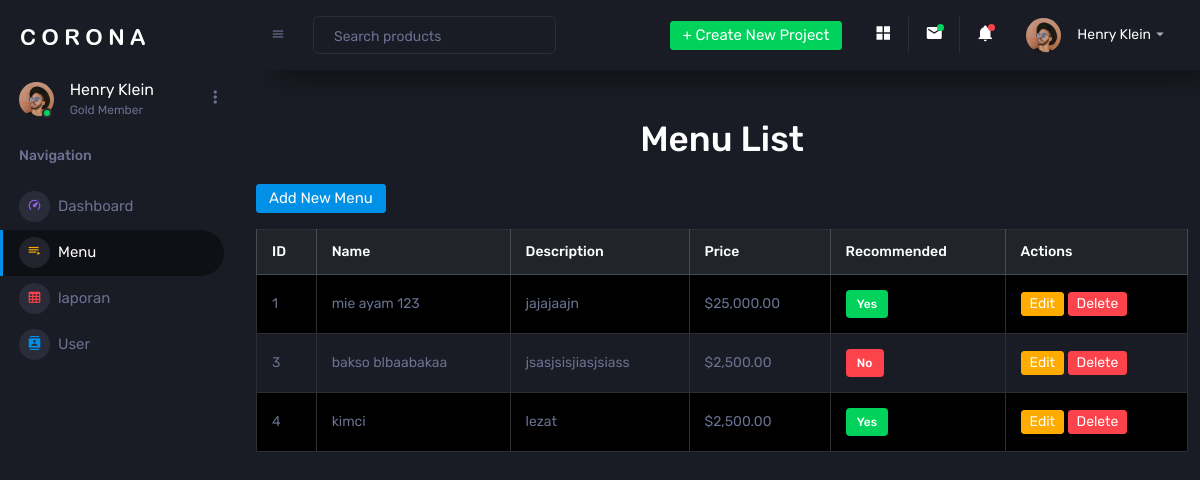
Page /menu.php (signed in) on the committed database.
### tables this page shows
CREATE TABLE `menu` (
  `id_menu` int NOT NULL,
  `name` varchar(100) NOT NULL,
  `description` text,
  `price` decimal(10,2) NOT NULL,
  `is_recommended` tinyint(1) DEFAULT '0',
  `created_by` int DEFAULT NULL
);

### function.php (called while the page is built, shortened)
<?php
function getAllMenus($koneksi) {
    $sql = "SELECT * FROM menu";
    return $koneksi->query($sql);
}

### menu.php (the view, shortened to what this page needs)
<?php
include_once 'koneksi.php';
include_once 'function.php';
include_once 'templates/header.php';
$result = getAllMenus($koneksi);
?>
<div class="main-panel">
    <div class="container mt-5">
        <h1 class="mb-4 text-center">Menu List</h1>
        <a href="tambah_menu.php" class="btn btn-primary mb-3">Add New Menu</a>
        <div class="table-container">
            <table class="table table-bordered table-striped">
                <thead class="thead-dark">
                    <tr>
                        <th>ID</th>
                        <th>Name</th>
                        <th>Description</th>
                        <th>Price</th>
                        <th>Recommended</th>
                        <th>Actions</th>
                    </tr>
                </thead>
                <tbody>
                    <?php if ($result->num_rows > 0): ?>
                        <?php while ($row = $result->fetch_assoc()): ?>
                            <tr>
                                <td><?= $row['id_menu']; ?></td>
                                <td><?= $row['name']; ?></td>
                                <td><?= $row['description']; ?></td>
                                <td>$<?= number_format($row['price'], 2); ?></td>
                                <td>
                                    <?php if ($row['is_recommended']): ?>
                                        <span class="badge badge-success">Yes</span>
                                    <?php else: ?>
                                        <span class="badge badge-danger">No</span>
                                    <?php endif; ?>
                                </td>
                                <td>
                                    <a href="edit-menu.php?id_menu=<?= $row['id_menu']; ?>" class="btn btn-sm btn-warning">Edit</a>
                                    <a href="delete-menu.php?id_menu=<?= $row['id_menu']; ?>" class="btn btn-sm btn-danger" onclick="return confirm('Yakin ingin menghapus menu ini?')">Delete</a>
                                </td>
                            </tr>
                        <?php endwhile; ?>
                    <?php else: ?>
                        <tr>
                            <td colspan="6" class="text-center">No menu items found</td>
                        </tr>
                    <?php endif; ?>
                </tbody>
            </table>
        </div>
    </div>
</div>
<?php
include_once 'templates/footer.php';
?>

### rows in the picture
menu: id_menu "1", name "mie ayam 123", description "jajajaajn", price "25,000.00", is_recommended "Yes"
menu: id_menu "3", name "bakso blbaabakaa", description "jsasjsisjiasjsiass", price "2,500.00", is_recommended "No"
menu: id_menu "4", name "kimci", description "lezat", price "2,500.00", is_recommended "Yes"
